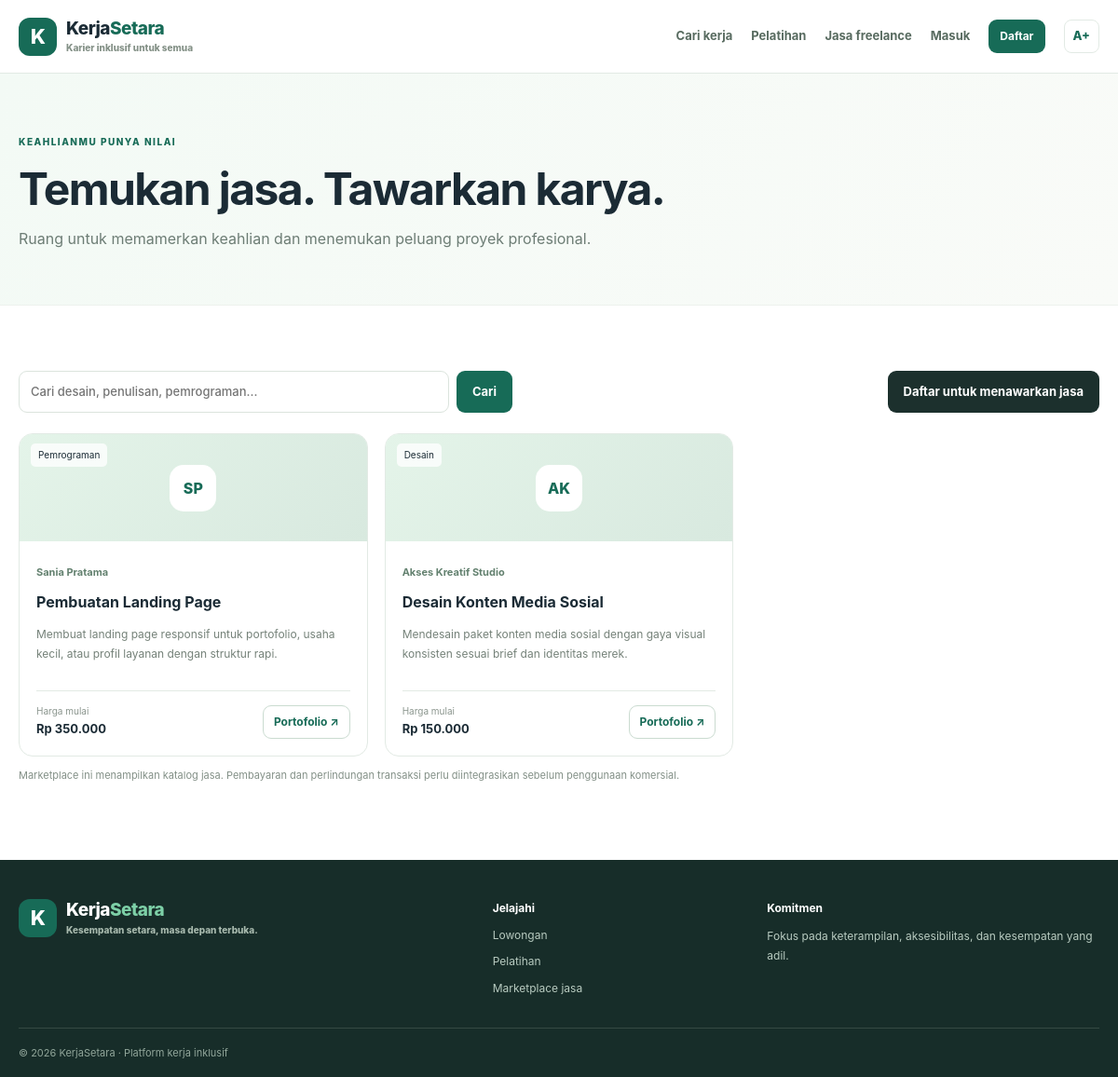
Screenshot of /public/freelance.php with the database file from the repository.
### tables this page shows
CREATE TABLE freelance_services(id INT UNSIGNED AUTO_INCREMENT PRIMARY KEY,user_id INT UNSIGNED NOT NULL,title VARCHAR(180) NOT NULL,category VARCHAR(80) NOT NULL,description TEXT NOT NULL,price INT UNSIGNED DEFAULT 0,portfolio_url VARCHAR(255),status ENUM('Aktif','Ditangguhkan') DEFAULT 'Aktif',created_at TIMESTAMP DEFAULT CURRENT_TIMESTAMP,FOREIGN KEY(user_id) REFERENCES users(id) ON DELETE CASCADE,INDEX(status));

CREATE TABLE users(id INT UNSIGNED AUTO_INCREMENT PRIMARY KEY,name VARCHAR(120) NOT NULL,email VARCHAR(190) NOT NULL UNIQUE,password_hash VARCHAR(255) NOT NULL,role ENUM('candidate','company','admin') NOT NULL DEFAULT 'candidate',status ENUM('Aktif','Ditangguhkan') NOT NULL DEFAULT 'Aktif',created_at TIMESTAMP DEFAULT CURRENT_TIMESTAMP);

### app/helpers.php (called while the page is built, shortened)
<?php
require_once __DIR__.'/../config/config.php';
function e(?string $s): string { return htmlspecialchars($s??'',ENT_QUOTES,'UTF-8'); }
function url(string $p=''): string { return rtrim(BASE_URL,'/').($p?'/'.ltrim($p,'/'):'/'); }
function current_user(): ?array { return $_SESSION['user']??null; }
function initials(string $s): string { $out='';foreach(array_slice(preg_split('/\s+/',trim($s))?:[],0,2) as $p)$out.=strtoupper(substr($p,0,1));return $out?:'KS'; }

### config/config.php (called while the page is built, shortened)
<?php
function db(): PDO {
 $pdo=new PDO('mysql:host='.DB_HOST.';dbname='.DB_NAME.';charset=utf8mb4',DB_USER,DB_PASS,[
  PDO::ATTR_ERRMODE=>PDO::ERRMODE_EXCEPTION,
  PDO::ATTR_DEFAULT_FETCH_MODE=>PDO::FETCH_ASSOC,
  PDO::ATTR_EMULATE_PREPARES=>false
 ]);
 return $pdo;
}

### public/freelance.php (the view, shortened to what this page needs)
<?php
require_once __DIR__.'/../app/layout.php';
$q=trim($_GET['q']??'');$sql="SELECT f.*,u.name FROM freelance_services f JOIN users u ON u.id=f.user_id WHERE f.status='Aktif'";$p=[];if($q!==''){$sql.=' AND (f.title LIKE ? OR f.category LIKE ? OR f.description LIKE ?)';$v="%$q%";array_push($p,$v,$v,$v);}$sql.=' ORDER BY f.created_at DESC';$st=db()->prepare($sql);$st->execute($p);$list=$st->fetchAll();page_header('Jasa freelance','freelance');?>
<section class="page-hero"><div class="container"><span class="eyebrow">KEAHLIANMU PUNYA NILAI</span><h1>Temukan jasa. Tawarkan karya.</h1><p>Ruang untuk memamerkan keahlian dan menemukan peluang proyek profesional.</p></div></section><section class="section"><div class="container"><div class="toolbar"><form method="get" class="search-inline"><input id="q" name="q" value="<?=e($q)?>" placeholder="Cari desain, penulisan, pemrograman..."><button class="btn btn-primary">Cari</button></form><?php if(current_user()&&current_user()['role']==='candidate'):?><button type="button" class="btn btn-dark" data-open-form="service-form">+ Tawarkan jasa</button><?php else:?><a class="btn btn-dark" href="<?=e(url('register.php'))?>">Daftar untuk menawarkan jasa</a><?php endif;?></div><div class="service-grid"><?php foreach($list as $s):?><article class="service"><div class="service-cover"><span><?=e(initials($s['name']))?></span><small><?=e($s['category'])?></small></div><div class="service-body"><small class="company-name"><?=e($s['name'])?></small><h3><?=e($s['title'])?></h3><p><?=e(mb_strimwidth($s['description'],0,140,'…'))?></p><div class="service-bottom"><div><small>Harga mulai</small><b>Rp <?=number_format((int)$s['price'],0,',','.')?></b></div><?php if($s['portfolio_url']):?><a class="btn btn-outline btn-sm" href="<?=e($s['portfolio_url'])?>" target="_blank" rel="noopener">Portofolio ↗</a><?php endif;?></div></div></article><?php endforeach;?></div><p class="tiny">Marketplace ini menampilkan katalog jasa. Pembayaran dan perlindungan transaksi perlu diintegrasikan sebelum penggunaan komersial.</p></div></section>

### public/assets/css/style.css (style rules this page uses)
* { box-sizing:border-box }
:root { --ink:#1b2b35;--muted:#6d7d75;--green:#176b57;--green2:#e8f5ed;--line:#e2eae4;--cream:#f5faf6;--purple:#6c5bc8;font-family:Inter,system-ui,-apple-system,"Segoe UI",sans-serif;color:var(--ink);font-size:16px }
body { margin:0;line-height:1.65 }
a { color:inherit;text-decoration:none }
button,input,textarea,select { font:inherit }
.container { width:min(1160px,calc(100% - 40px));margin:auto }
.btn { display:inline-flex;align-items:center;justify-content:center;gap:7px;padding:11px 16px;border-radius:9px;border:1px solid transparent;font-size:13px;font-weight:750;cursor:pointer;transition:.15s }
.btn-primary { background:var(--green);color:white }
.btn-outline { border-color:#cadbd0;background:white;color:var(--green) }
.btn-dark { background:#1c302d;color:#fff }
.btn-sm { padding:7px 11px;font-size:12px }
.eyebrow { font-size:10px;font-weight:850;letter-spacing:1.5px;color:var(--green) }
h1,h2,h3,p { overflow-wrap:anywhere }
.section { padding:70px 0 }
.page-hero { padding:58px 0;background:linear-gradient(120deg,#f3faf5,#f9fbf8);border-bottom:1px solid #edf2ed }
.page-hero h1 { font-size:clamp(34px,4vw,48px);line-height:1.15;letter-spacing:-1.6px;margin:12px 0 }
.page-hero p { max-width:690px;color:var(--muted);margin:0 }
.form input,.form textarea,.form select,.search-inline input,.admin-form select,.status-form select { width:100%;min-width:0;border:1px solid #dbe4dd;border-radius:9px;padding:11px 12px;font-size:13px;color:#263b30;background:#fff;font-weight:450 }
.tiny { font-size:11px;line-height:1.7;color:#839087 }
.company-name { font-size:11px;color:#63816f;font-weight:750 }
.toolbar { display:flex;justify-content:space-between;gap:12px;margin-bottom:22px }
.search-inline { display:flex;gap:8px;flex:1;max-width:530px }
.search-inline input { flex:1 }
.service-grid { display:grid;grid-template-columns:repeat(3,1fr);gap:18px;margin-top:20px }
.service { border:1px solid var(--line);border-radius:15px;overflow:hidden }
.service-cover { height:115px;background:linear-gradient(135deg,#e4f4e9,#d8e9df);display:grid;place-items:center;position:relative }
.service-cover>span { width:50px;height:50px;border-radius:15px;background:white;display:grid;place-items:center;color:var(--green);font-weight:850 }
.service-cover small { position:absolute;left:12px;top:10px;background:#ffffffc7;padding:4px 8px;border-radius:5px;font-size:10px }
.service-body { padding:18px }
.service-body h3 { font-size:16px;margin:7px 0 }
.service-body p { font-size:12px;color:#758279;line-height:1.7;min-height:58px }
.service-bottom { display:flex;align-items:end;justify-content:space-between;gap:8px;border-top:1px solid var(--line);padding-top:13px }
.service-bottom small,.service-bottom b { display:block }
.service-bottom small { font-size:10px;color:#8a958d }
.service-bottom b { font-size:13px }

### rows the page displays
freelance_services: user.name "SP", category "Pemrograman", user.name "Sania Pratama", title "Pembuatan Landing Page", description "Membuat landing page responsif untuk portofolio, usaha kecil, atau profil layanan dengan struktur rapi.", price "350.000"
freelance_services: user.name "AK", category "Desain", user.name "Akses Kreatif Studio", title "Desain Konten Media Sosial", description "Mendesain paket konten media sosial dengan gaya visual konsisten sesuai brief dan identitas merek.", price "150.000"
